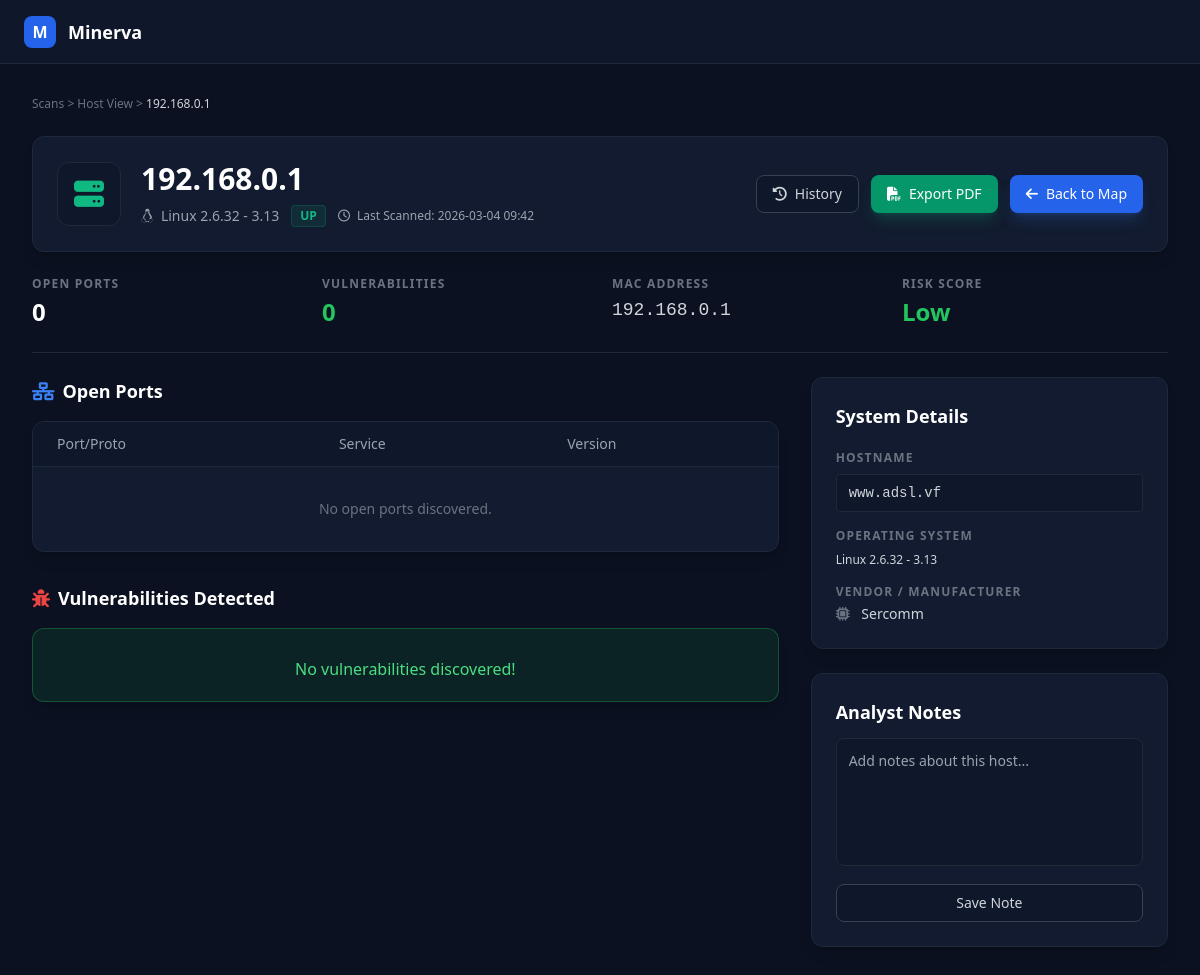
/host/192.168.0.1?scan_id=7, run on the app's committed database.
### app/models.py (models this page shows)
class Host(Base):
    __tablename__ = "hosts"
    mac_address = Column(String, primary_key=True, index=True)
    hostname = Column(String)
    first_seen = Column(DateTime, default=datetime.datetime.utcnow)
    os_name = Column(String, nullable=True, default="Unknown")
    vendor = Column(String, nullable=True, default="Unknown")
    results = relationship("ScanResult", back_populates="host")

class ScanResult(Base):
    __tablename__ = "scan_results"
    id = Column(Integer, primary_key=True, index=True)
    scan_id = Column(Integer, ForeignKey("scans.id"))
    host_mac = Column(String, ForeignKey("hosts.mac_address"))
    ip_address = Column(String)
    status = Column(String)
    scan = relationship("Scan", back_populates="results")
    host = relationship("Host")
    ports = relationship("Port", back_populates="scan_result", cascade="all, delete-orphan")

class Scan(Base):
    __tablename__ = "scans"
    id = Column(Integer, primary_key=True, index=True)
    project_id = Column(Integer, ForeignKey("projects.id"))
    timestamp = Column(DateTime, default=datetime.datetime.utcnow)
    scan_type = Column(String)
    gateway_ip = Column(String, nullable=True)
    subnet_mask = Column(String, nullable=True)
    project = relationship("Project", back_populates="scans")
    results = relationship("ScanResult", back_populates="scan", cascade="all, delete-orphan")

### app/main.py (the view)
@app.get("/host/{ip}", response_class=HTMLResponse)
async def host_details(ip: str, request: Request, scan_id: int = None, db: Session = Depends(get_db)):
    if scan_id:
        scan_result = db.query(models.ScanResult).filter(models.ScanResult.ip_address == ip, models.ScanResult.scan_id == scan_id).first()
    else:
        scan_result = db.query(models.ScanResult).filter(models.ScanResult.ip_address == ip).order_by(models.ScanResult.id.desc()).first()
    if not scan_result:
        return HTMLResponse(content="<h1>Host no encontrado en este escaneo.</h1>", status_code=404)
    open_ports = [p for p in scan_result.ports if p.port_number != 0 and p.state != 'filtered']
    all_vulns = []
    for port in open_ports:
        all_vulns.extend(port.vulnerabilities)
    high_count = sum(1 for v in all_vulns if v.severity == "High")
    med_count = sum(1 for v in all_vulns if v.severity == "Medium")
    low_count = sum(1 for v in all_vulns if v.severity == "Low")
    risk_score = "Low"
    if high_count > 0: risk_score = "High"
    elif med_count > 0: risk_score = "Medium"
    elif len(open_ports) > 5: risk_score = "Medium"
    return templates.TemplateResponse("host_details.html", {
        "request": request,
        "ip": ip,
        "host": scan_result.host,
        "scan_result": scan_result,
        "ports": open_ports,
        "vulns": all_vulns,
        "risk_score": risk_score,
        "high_count": high_count,
        "med_count": med_count,
        "low_count": low_count,
        "current_scan_id": scan_id
    })

### templates/host_details.html (shortened to what this page needs)
<!DOCTYPE html>
<html lang="es">
<head>
    <script src="https://cdn.tailwindcss.com"></script>
    <link rel="stylesheet" href="https://cdnjs.cloudflare.com/ajax/libs/font-awesome/6.4.0/css/all.min.css">
</head>
<body class="text-gray-300 font-sans h-screen flex flex-col overflow-hidden">
    <header class="h-16 border-b border-panel bg-[#0f172a] flex items-center justify-between px-6 shrink-0">
        <div class="flex items-center space-x-3">
            <div class="w-8 h-8 bg-blue-600 rounded-lg flex items-center justify-center text-white font-bold">M</div>
            <h1 class="text-lg font-bold text-white">Minerva</h1>
        </div>
    </header>
    <main class="flex-1 overflow-y-auto p-8">
        <div class="max-w-7xl mx-auto space-y-6">
            <div class="text-xs text-gray-500 font-medium">
                <a href="/dashboard" class="hover:text-gray-300">Scans</a> >
                <span>Host View</span> >
                <span class="text-gray-300">{{ ip }}</span>
            </div>
            <div class="bg-panel border border-panel rounded-xl p-6 flex justify-between items-center shadow-lg">
                <div class="flex items-center space-x-5">
                    <div class="w-16 h-16 bg-[#0f172a] border border-panel rounded-xl flex items-center justify-center">
                        <i class="fa-solid fa-server text-3xl text-emerald-500"></i>
                    </div>
                    <div>
                        <h2 class="text-3xl font-bold text-white">{{ ip }}</h2>
                        <div class="flex items-center space-x-3 mt-2 text-sm text-gray-400">
                            <span><i class="fa-brands fa-linux mr-1"></i> {{ host.os_name if host and host.os_name !=
                                'Unknown' else 'Unknown OS' }}</span>
                            <span
                                class="bg-emerald-500/10 text-emerald-500 px-2 py-0.5 rounded border border-emerald-500/20 text-xs font-bold uppercase">{{
                                scan_result.status }}</span>
                            <span class="text-xs"><i class="fa-regular fa-clock mr-1"></i> Last Scanned: {{
                                scan_result.scan.timestamp.strftime('%Y-%m-%d %H:%M') if scan_result.scan else 'N/A'
                                }}</span>
                        </div>
                    </div>
                </div>
                <div class="flex space-x-3">
                    <a href="/host/{{ ip }}/history"
                        class="px-4 py-2 bg-[#0f172a] border border-gray-700 text-gray-300 rounded-lg text-sm font-medium hover:bg-gray-800 transition flex items-center">
                        <i class="fa-solid fa-clock-rotate-left mr-2"></i> History
                    </a>
                    <a href="/report/{{ ip }}{% if current_scan_id %}?scan_id={{ current_scan_id }}{% endif %}"
                        target="_blank"
                        class="px-4 py-2 bg-emerald-600 text-white rounded-lg text-sm font-medium hover:bg-emerald-500 transition shadow-lg shadow-emerald-500/20 flex items-center">
                        <i class="fa-solid fa-file-pdf mr-2"></i> Export PDF
                    </a>
                    <a href="/dashboard"
                        class="px-4 py-2 bg-blue-600 text-white rounded-lg text-sm font-medium hover:bg-blue-500 transition shadow-lg shadow-blue-500/20 flex items-center">
                        <i class="fa-solid fa-arrow-left mr-2"></i> Back to Map
                    </a>
                </div>
            </div>
            <div class="grid grid-cols-4 gap-6 border-b border-panel pb-6">
                <div>
                    <p class="text-xs font-bold text-gray-500 uppercase tracking-widest mb-1">Open Ports</p>
                    <p class="text-2xl font-bold text-white">{{ ports|length }}</p>
                </div>
                <div>
                    <p class="text-xs font-bold text-gray-500 uppercase tracking-widest mb-1">Vulnerabilities</p>
                    <p
                        class="text-2xl font-bold {{ 'text-red-500' if high_count > 0 else 'text-orange-500' if med_count > 0 else 'text-green-500' if vulns|length == 0 else 'text-gray-400' }}">
                        {{ vulns|length }}</p>
                </div>
                <div>
                    <p class="text-xs font-bold text-gray-500 uppercase tracking-widest mb-1">MAC Address</p>
                    <p class="text-lg font-mono text-gray-300">{{ host.mac_address.replace('MAC-', '') if host else
                        'Unknown' }}</p>
                </div>
                <div>
                    <p class="text-xs font-bold text-gray-500 uppercase tracking-widest mb-1">Risk Score</p>
                    <p
                        class="text-2xl font-bold {{ 'text-red-500' if risk_score == 'High' else 'text-orange-500' if risk_score == 'Medium' else 'text-green-500' }} flex items-center">
                        {{ risk_score }}
                    </p>
                </div>
            </div>
            <div class="grid grid-cols-3 gap-8">
                <div class="col-span-2 space-y-8">
                    <div>
                        <div class="flex justify-between items-center mb-4">
                            <h3 class="text-lg font-bold text-white flex items-center"><i
                                    class="fa-solid fa-network-wired text-blue-500 mr-2"></i> Open Ports</h3>
                        </div>
                        <div class="bg-panel border border-panel rounded-xl overflow-hidden shadow-lg">
                            <table class="w-full text-left text-sm">
                                <thead class="bg-[#0f172a] border-b border-panel text-gray-400">
                                    <tr>
                                        <th class="px-6 py-3 font-medium">Port/Proto</th>
                                        <th class="px-6 py-3 font-medium">Service</th>
                                        <th class="px-6 py-3 font-medium">Version</th>
                                    </tr>
                                </thead>
                                <tbody class="divide-y divide-gray-800">
                                    {% for port in ports %}
                                    <tr class="hover:bg-gray-800/30 transition">
                                        <td class="px-6 py-4 font-mono text-gray-300">{{ port.port_number }}/{{
                                            port.protocol }}</td>
                                        <td class="px-6 py-4 text-gray-300 uppercase">{{ port.service_name }}</td>
                                        <td class="px-6 py-4 text-gray-400">{{ port.version_info if port.version_info
                                            else 'Unknown' }}</td>
                                    </tr>
                                    {% else %}
                                    <tr>
                                        <td colspan="3" class="px-6 py-8 text-center text-gray-500">No open ports
                                            discovered.</td>
                                    </tr>
                                    {% endfor %}
                                </tbody>
                            </table>
                        </div>
                    </div>
                    <div>
                        <div class="flex justify-between items-center mb-4">
                            <h3 class="text-lg font-bold text-white flex items-center"><i
                                    class="fa-solid fa-bug text-red-500 mr-2"></i> Vulnerabilities Detected</h3>
                        </div>
                        <div class="space-y-4">
                            {% for vuln in vulns %}
                            <div
                                class="bg-panel border {{ 'border-red-500/30' if vuln.severity == 'High' else 'border-orange-500/30' if vuln.severity == 'Medium' else 'border-yellow-500/30' }} rounded-xl p-5 shadow-lg relative overflow-hidden">
                                <div
                                    class="absolute left-0 top-0 bottom-0 w-1 {{ 'bg-red-500' if vuln.severity == 'High' else 'bg-orange-500' if vuln.severity == 'Medium' else 'bg-yellow-500' }}">
                                </div>
                                <div class="flex justify-between items-start mb-2">
                                    <div class="flex items-center space-x-3">
                                        <span
                                            class="bg-gray-800 text-gray-300 px-2 py-0.5 rounded text-xs font-bold border border-gray-700">{{
                                            vuln.cve_id }}</span>
                                        <span class="text-gray-500 text-xs">Port {{ vuln.port.port_number }}/{{
                                            vuln.port.protocol }}</span>
                                    </div>
                                    <span
                                        class="{{ 'text-red-500' if vuln.severity == 'High' else 'text-orange-500' if vuln.severity == 'Medium' else 'text-yellow-500' }} text-xs font-bold uppercase">{{
                                        vuln.severity }} Severity</span>
                                </div>
                                <h4 class="text-white font-bold text-lg mb-2">Service: {{ vuln.port.service_name|upper
                                    }} vulnerability</h4>
                                <p class="text-gray-400 text-sm mb-4 leading-relaxed">{{ vuln.description }}</p>
                                <div class="flex justify-between items-center text-xs">
                                    <span class="text-gray-500"><i class="fa-solid fa-star mr-1"></i> CVSS: {{
                                        vuln.cvss_score }}</span>
                                    <a href="https://nvd.nist.gov/vuln/detail/{{ vuln.cve_id }}" target="_blank"
                                        class="text-blue-500 hover:underline">View Mitigation in NVD</a>
                                </div>
                            </div>
                            {% else %}
                            <div
                                class="bg-green-500/10 border border-green-500/30 rounded-xl p-5 text-center shadow-lg">
                                <p class="text-green-400 font-medium"> No vulnerabilities
                                    discovered!</p>
                            </div>
                            {% endfor %}
                        </div>
                    </div>
                </div>
                <div class="col-span-1 space-y-6">
                    <div class="bg-panel border border-panel rounded-xl p-6 shadow-lg">
                        <h3 class="text-white font-bold mb-5 text-lg">System Details</h3>
                        <div class="space-y-4">
                            <div>
                                <p class="text-xs font-bold text-gray-500 uppercase tracking-widest mb-2">Hostname</p>
                                <div
                                    class="bg-[#0f172a] border border-gray-800 rounded px-3 py-2 text-gray-300 font-mono text-sm break-all">
                                    {{ host.hostname if host and host.hostname != 'Desconocido' else 'ip-' ~
                                    ip.replace('.', '-') ~ '.localdomain' }}
                                </div>
                            </div>
                            <div>
                                <p class="text-xs font-bold text-gray-500 uppercase tracking-widest mb-2">Operating
                                    System</p>
                                <div class="flex justify-between text-xs mb-1">
                                    <span class="text-gray-300">{{ host.os_name if host and host.os_name != 'Unknown'
                                        else 'Not detected' }}</span>
                                </div>
                            </div>
                            <div>
                                <p class="text-xs font-bold text-gray-500 uppercase tracking-widest mb-1">Vendor /
                                    Manufacturer</p>
                                <p class="text-gray-300 text-sm"><i
                                        class="fa-solid fa-microchip text-gray-500 mr-2"></i> {{ host.vendor if host and
                                    host.vendor != 'Unknown' else 'Not detected' }}</p>
                            </div>
                        </div>
                    </div>
                    <div class="bg-panel border border-panel rounded-xl p-6 shadow-lg">
                        <h3 class="text-white font-bold mb-3 text-lg">Analyst Notes</h3>
                        <textarea
                            class="w-full h-32 bg-[#0f172a] border border-gray-800 rounded-lg p-3 text-gray-300 text-sm focus:outline-none focus:border-blue-500 focus:ring-1 focus:ring-blue-500 resize-none mb-3"
                            placeholder="Add notes about this host..."></textarea>
                        <button
                            class="w-full py-2 bg-[#0f172a] border border-gray-700 text-gray-300 rounded-lg text-sm font-medium hover:bg-gray-800 transition">
                            Save Note
                        </button>
                    </div>
                </div>
            </div>
        </div>
    </main>
</body>
</html>

### templates/host_details.html (style rules this page uses)
body { background-color: #0b1120; }
.bg-panel { background-color: #121b2f; }
.border-panel { border-color: #1e293b; }

### data on the page
Host: os_name "Linux 2.6.32 - 3.13", hostname "www.adsl.vf", vendor "Sercomm"
ScanResult: status "UP"
Scan: scan.timestamp "2026-03-04 09:42"

### other printed values
{{ ip }} "192.168.0.1"
{{ ports|length }} "0"
{{ vulns|length }} "0"
{{ risk_score }} "Low"
